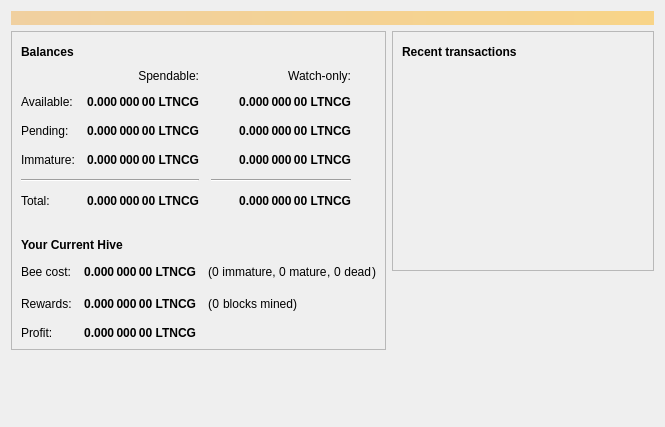
<?xml version="1.0" encoding="UTF-8"?>
<ui version="4.0">
 <class>MiningPage</class>
 <widget class="QWidget" name="MiningPage">
  <property name="geometry">
   <rect>
    <x>0</x>
    <y>0</y>
    <width>665</width>
    <height>427</height>
   </rect>
  </property>
  <property name="windowTitle">
   <string>Form</string>
  </property>
  <layout class="QVBoxLayout" name="topLayout">
   <item>
    <widget class="QLabel" name="labelAlerts">
     <property name="visible">
      <bool>false</bool>
     </property>
     <property name="styleSheet">
      <string notr="true">QLabel { background-color: qlineargradient(x1: 0, y1: 0, x2: 1, y2: 0, stop:0 #F0D0A0, stop:1 #F8D488); color:#000000; }</string>
     </property>
     <property name="wordWrap">
      <bool>true</bool>
     </property>
     <property name="margin">
      <number>3</number>
     </property>
     <property name="textInteractionFlags">
      <set>Qt::TextSelectableByMouse</set>
     </property>
    </widget>
   </item>
   <item>
    <layout class="QHBoxLayout" name="horizontalLayout" stretch="1,1">
     <item>
      <layout class="QVBoxLayout" name="verticalLayout_2">
       <item>
        <widget class="QFrame" name="frame">
         <property name="styleSheet">
          <string notr="true">#frame {background:url(:/icons/presentationlogofade);
background-repeat:no-repeat;
background-position:bottom right;}</string>
         </property>
         <property name="frameShape">
          <enum>QFrame::StyledPanel</enum>
         </property>
         <property name="frameShadow">
          <enum>QFrame::Raised</enum>
         </property>
         <layout class="QVBoxLayout" name="verticalLayout_4">
          <item>
           <layout class="QHBoxLayout" name="horizontalLayout_4">
            <item>
             <widget class="QLabel" name="label_5">
              <property name="font">
               <font>
                <weight>75</weight>
                <bold>true</bold>
               </font>
              </property>
              <property name="text">
               <string>Balances</string>
              </property>
             </widget>
            </item>
            <item>
             <widget class="QPushButton" name="labelWalletStatus">
              <property name="enabled">
               <bool>true</bool>
              </property>
              <property name="maximumSize">
               <size>
                <width>30</width>
                <height>16777215</height>
               </size>
              </property>
              <property name="toolTip">
               <string>The displayed information may be out of date. Your wallet automatically synchronizes with the LightningCash-Gold network after a connection is established, but this process has not completed yet.</string>
              </property>
              <property name="text">
               <string/>
              </property>
              <property name="icon">
               <iconset resource="../bitcoin.qrc">
                <normaloff>:/icons/warning</normaloff>
                <disabledoff>:/icons/warning</disabledoff>:/icons/warning</iconset>
              </property>
              <property name="iconSize">
               <size>
                <width>24</width>
                <height>24</height>
               </size>
              </property>
              <property name="flat">
               <bool>true</bool>
              </property>
             </widget>
            </item>
            <item>
             <spacer name="horizontalSpacer_3">
              <property name="orientation">
               <enum>Qt::Horizontal</enum>
              </property>
              <property name="sizeHint" stdset="0">
               <size>
                <width>40</width>
                <height>20</height>
               </size>
              </property>
             </spacer>
            </item>
           </layout>
          </item>
          <item>
           <layout class="QGridLayout" name="gridLayout">
            <property name="spacing">
             <number>12</number>
            </property>
            <item row="2" column="2">
             <widget class="QLabel" name="labelWatchPending">
              <property name="font">
               <font>
                <weight>75</weight>
                <bold>true</bold>
               </font>
              </property>
              <property name="cursor">
               <cursorShape>IBeamCursor</cursorShape>
              </property>
              <property name="toolTip">
               <string>Unconfirmed transactions to watch-only addresses</string>
              </property>
              <property name="text">
               <string notr="true">0.000 000 00 LTNCG</string>
              </property>
              <property name="alignment">
               <set>Qt::AlignRight|Qt::AlignTrailing|Qt::AlignVCenter</set>
              </property>
              <property name="textInteractionFlags">
               <set>Qt::LinksAccessibleByMouse|Qt::TextSelectableByKeyboard|Qt::TextSelectableByMouse</set>
              </property>
             </widget>
            </item>
            <item row="2" column="1">
             <widget class="QLabel" name="labelUnconfirmed">
              <property name="font">
               <font>
                <weight>75</weight>
                <bold>true</bold>
               </font>
              </property>
              <property name="cursor">
               <cursorShape>IBeamCursor</cursorShape>
              </property>
              <property name="toolTip">
               <string>Total of transactions that have yet to be confirmed, and do not yet count toward the spendable balance</string>
              </property>
              <property name="text">
               <string notr="true">0.000 000 00 LTNCG</string>
              </property>
              <property name="alignment">
               <set>Qt::AlignRight|Qt::AlignTrailing|Qt::AlignVCenter</set>
              </property>
              <property name="textInteractionFlags">
               <set>Qt::LinksAccessibleByMouse|Qt::TextSelectableByKeyboard|Qt::TextSelectableByMouse</set>
              </property>
             </widget>
            </item>
            <item row="3" column="2">
             <widget class="QLabel" name="labelWatchImmature">
              <property name="font">
               <font>
                <weight>75</weight>
                <bold>true</bold>
               </font>
              </property>
              <property name="cursor">
               <cursorShape>IBeamCursor</cursorShape>
              </property>
              <property name="toolTip">
               <string>Mined balance in watch-only addresses that has not yet matured</string>
              </property>
              <property name="text">
               <string notr="true">0.000 000 00 LTNCG</string>
              </property>
              <property name="alignment">
               <set>Qt::AlignRight|Qt::AlignTrailing|Qt::AlignVCenter</set>
              </property>
              <property name="textInteractionFlags">
               <set>Qt::LinksAccessibleByMouse|Qt::TextSelectableByKeyboard|Qt::TextSelectableByMouse</set>
              </property>
             </widget>
            </item>
            <item row="4" column="0" colspan="2">
             <widget class="Line" name="line">
              <property name="orientation">
               <enum>Qt::Horizontal</enum>
              </property>
             </widget>
            </item>
            <item row="4" column="2">
             <widget class="Line" name="lineWatchBalance">
              <property name="sizePolicy">
               <sizepolicy hsizetype="Preferred" vsizetype="Fixed">
                <horstretch>0</horstretch>
                <verstretch>0</verstretch>
               </sizepolicy>
              </property>
              <property name="minimumSize">
               <size>
                <width>140</width>
                <height>0</height>
               </size>
              </property>
              <property name="orientation">
               <enum>Qt::Horizontal</enum>
              </property>
             </widget>
            </item>
            <item row="5" column="0">
             <widget class="QLabel" name="labelTotalText">
              <property name="text">
               <string>Total:</string>
              </property>
             </widget>
            </item>
            <item row="3" column="1">
             <widget class="QLabel" name="labelImmature">
              <property name="font">
               <font>
                <weight>75</weight>
                <bold>true</bold>
               </font>
              </property>
              <property name="cursor">
               <cursorShape>IBeamCursor</cursorShape>
              </property>
              <property name="toolTip">
               <string>Mined balance that has not yet matured</string>
              </property>
              <property name="text">
               <string notr="true">0.000 000 00 LTNCG</string>
              </property>
              <property name="alignment">
               <set>Qt::AlignRight|Qt::AlignTrailing|Qt::AlignVCenter</set>
              </property>
              <property name="textInteractionFlags">
               <set>Qt::LinksAccessibleByMouse|Qt::TextSelectableByKeyboard|Qt::TextSelectableByMouse</set>
              </property>
             </widget>
            </item>
            <item row="2" column="3">
             <spacer name="horizontalSpacer_2">
              <property name="orientation">
               <enum>Qt::Horizontal</enum>
              </property>
              <property name="sizeHint" stdset="0">
               <size>
                <width>40</width>
                <height>20</height>
               </size>
              </property>
             </spacer>
            </item>
            <item row="3" column="0">
             <widget class="QLabel" name="labelImmatureText">
              <property name="text">
               <string>Immature:</string>
              </property>
             </widget>
            </item>
            <item row="5" column="1">
             <widget class="QLabel" name="labelTotal">
              <property name="font">
               <font>
                <weight>75</weight>
                <bold>true</bold>
               </font>
              </property>
              <property name="cursor">
               <cursorShape>IBeamCursor</cursorShape>
              </property>
              <property name="toolTip">
               <string>Your current total balance</string>
              </property>
              <property name="text">
               <string notr="true">0.000 000 00 LTNCG</string>
              </property>
              <property name="alignment">
               <set>Qt::AlignRight|Qt::AlignTrailing|Qt::AlignVCenter</set>
              </property>
              <property name="textInteractionFlags">
               <set>Qt::LinksAccessibleByMouse|Qt::TextSelectableByKeyboard|Qt::TextSelectableByMouse</set>
              </property>
             </widget>
            </item>
            <item row="5" column="2">
             <widget class="QLabel" name="labelWatchTotal">
              <property name="font">
               <font>
                <weight>75</weight>
                <bold>true</bold>
               </font>
              </property>
              <property name="cursor">
               <cursorShape>IBeamCursor</cursorShape>
              </property>
              <property name="toolTip">
               <string>Current total balance in watch-only addresses</string>
              </property>
              <property name="text">
               <string notr="true">0.000 000 00 LTNCG</string>
              </property>
              <property name="alignment">
               <set>Qt::AlignRight|Qt::AlignTrailing|Qt::AlignVCenter</set>
              </property>
              <property name="textInteractionFlags">
               <set>Qt::LinksAccessibleByMouse|Qt::TextSelectableByKeyboard|Qt::TextSelectableByMouse</set>
              </property>
             </widget>
            </item>
            <item row="0" column="2">
             <widget class="QLabel" name="labelWatchonly">
              <property name="text">
               <string>Watch-only:</string>
              </property>
              <property name="alignment">
               <set>Qt::AlignRight|Qt::AlignTrailing|Qt::AlignVCenter</set>
              </property>
             </widget>
            </item>
            <item row="1" column="0">
             <widget class="QLabel" name="labelBalanceText">
              <property name="text">
               <string>Available:</string>
              </property>
             </widget>
            </item>
            <item row="1" column="1">
             <widget class="QLabel" name="labelBalance">
              <property name="font">
               <font>
                <weight>75</weight>
                <bold>true</bold>
               </font>
              </property>
              <property name="cursor">
               <cursorShape>IBeamCursor</cursorShape>
              </property>
              <property name="toolTip">
               <string>Your current spendable balance</string>
              </property>
              <property name="text">
               <string notr="true">0.000 000 00 LTNCG</string>
              </property>
              <property name="alignment">
               <set>Qt::AlignRight|Qt::AlignTrailing|Qt::AlignVCenter</set>
              </property>
              <property name="textInteractionFlags">
               <set>Qt::LinksAccessibleByMouse|Qt::TextSelectableByKeyboard|Qt::TextSelectableByMouse</set>
              </property>
             </widget>
            </item>
            <item row="1" column="2">
             <widget class="QLabel" name="labelWatchAvailable">
              <property name="font">
               <font>
                <weight>75</weight>
                <bold>true</bold>
               </font>
              </property>
              <property name="cursor">
               <cursorShape>IBeamCursor</cursorShape>
              </property>
              <property name="toolTip">
               <string>Your current balance in watch-only addresses</string>
              </property>
              <property name="text">
               <string notr="true">0.000 000 00 LTNCG</string>
              </property>
              <property name="alignment">
               <set>Qt::AlignRight|Qt::AlignTrailing|Qt::AlignVCenter</set>
              </property>
              <property name="textInteractionFlags">
               <set>Qt::LinksAccessibleByMouse|Qt::TextSelectableByKeyboard|Qt::TextSelectableByMouse</set>
              </property>
             </widget>
            </item>
            <item row="2" column="0">
             <widget class="QLabel" name="labelPendingText">
              <property name="text">
               <string>Pending:</string>
              </property>
             </widget>
            </item>
            <item row="0" column="1">
             <widget class="QLabel" name="labelSpendable">
              <property name="text">
               <string>Spendable:</string>
              </property>
              <property name="alignment">
               <set>Qt::AlignRight|Qt::AlignTrailing|Qt::AlignVCenter</set>
              </property>
             </widget>
            </item>
           </layout>
          </item>
          <item>
           <spacer name="verticalSpacer_3">
            <property name="orientation">
             <enum>Qt::Vertical</enum>
            </property>
            <property name="sizeType">
             <enum>QSizePolicy::Fixed</enum>
            </property>
            <property name="sizeHint" stdset="0">
             <size>
              <width>20</width>
              <height>20</height>
             </size>
            </property>
           </spacer>
          </item>
          <item>
           <layout class="QHBoxLayout" name="horizontalLayout_3">
            <item>
             <widget class="QLabel" name="label_6">
              <property name="font">
               <font>
                <weight>75</weight>
                <bold>true</bold>
               </font>
              </property>
              <property name="text">
               <string>Your Current Hive</string>
              </property>
             </widget>
            </item>
            <item>
             <widget class="QPushButton" name="beeButton">
              <property name="enabled">
               <bool>true</bool>
              </property>
              <property name="maximumSize">
               <size>
                <width>30</width>
                <height>16777215</height>
               </size>
              </property>
              <property name="toolTip">
               <string>The displayed information may be out of date. Your wallet automatically synchronizes with the LightningCash-Gold network after a connection is established, but this process has not completed yet.</string>
              </property>
              <property name="text">
               <string/>
              </property>
              <property name="icon">
               <iconset resource="../bitcoin.qrc">
                <normaloff>:/icons/bee</normaloff>:/icons/bee</iconset>
              </property>
              <property name="iconSize">
               <size>
                <width>24</width>
                <height>24</height>
               </size>
              </property>
              <property name="flat">
               <bool>true</bool>
              </property>
             </widget>
            </item>
            <item>
             <spacer name="horizontalSpacer_4">
              <property name="orientation">
               <enum>Qt::Horizontal</enum>
              </property>
              <property name="sizeHint" stdset="0">
               <size>
                <width>40</width>
                <height>20</height>
               </size>
              </property>
             </spacer>
            </item>
           </layout>
          </item>
          <item>
           <layout class="QGridLayout" name="gridLayout_2">
            <property name="spacing">
             <number>12</number>
            </property>
            <item row="2" column="0">
             <widget class="QLabel" name="profitLabel_2">
              <property name="text">
               <string>Profit:</string>
              </property>
             </widget>
            </item>
            <item row="1" column="0">
             <widget class="QLabel" name="rewardsLabel">
              <property name="text">
               <string>Rewards:</string>
              </property>
             </widget>
            </item>
            <item row="1" column="1">
             <widget class="QLabel" name="rewardsPaidLabel">
              <property name="font">
               <font>
                <weight>75</weight>
                <bold>true</bold>
               </font>
              </property>
              <property name="text">
               <string>0.000 000 00 LTNCG</string>
              </property>
              <property name="alignment">
               <set>Qt::AlignRight|Qt::AlignTrailing|Qt::AlignVCenter</set>
              </property>
             </widget>
            </item>
            <item row="0" column="1">
             <widget class="QLabel" name="costLabel">
              <property name="font">
               <font>
                <weight>75</weight>
                <bold>true</bold>
               </font>
              </property>
              <property name="text">
               <string>0.000 000 00 LTNCG</string>
              </property>
              <property name="alignment">
               <set>Qt::AlignRight|Qt::AlignTrailing|Qt::AlignVCenter</set>
              </property>
             </widget>
            </item>
            <item row="2" column="1">
             <widget class="QLabel" name="profitLabel">
              <property name="font">
               <font>
                <weight>75</weight>
                <bold>true</bold>
               </font>
              </property>
              <property name="text">
               <string>0.000 000 00 LTNCG</string>
              </property>
              <property name="alignment">
               <set>Qt::AlignRight|Qt::AlignTrailing|Qt::AlignVCenter</set>
              </property>
             </widget>
            </item>
            <item row="0" column="0">
             <widget class="QLabel" name="costLabel_2">
              <property name="text">
               <string>Bee cost:</string>
              </property>
             </widget>
            </item>
            <item row="0" column="2">
             <layout class="QHBoxLayout" name="horizontalLayout_11">
              <property name="spacing">
               <number>0</number>
              </property>
              <item>
               <widget class="QLabel" name="blocksFoundRowLabel_3">
                <property name="font">
                 <font>
                  <kerning>true</kerning>
                 </font>
                </property>
                <property name="text">
                 <string>(</string>
                </property>
               </widget>
              </item>
              <item>
               <widget class="QLabel" name="immatureLabel">
                <property name="text">
                 <string>0</string>
                </property>
               </widget>
              </item>
              <item>
               <widget class="QLabel" name="label_14">
                <property name="text">
                 <string> immature, </string>
                </property>
                <property name="alignment">
                 <set>Qt::AlignRight|Qt::AlignTrailing|Qt::AlignVCenter</set>
                </property>
               </widget>
              </item>
              <item>
               <widget class="QLabel" name="matureLabel">
                <property name="text">
                 <string>0</string>
                </property>
               </widget>
              </item>
              <item>
               <widget class="QLabel" name="blocksFoundRowLabel_2">
                <property name="font">
                 <font>
                  <kerning>true</kerning>
                 </font>
                </property>
                <property name="text">
                 <string> mature</string>
                </property>
               </widget>
              </item>
              <item>
               <widget class="QLabel" name="deadPreLabel">
                <property name="font">
                 <font>
                  <kerning>true</kerning>
                 </font>
                </property>
                <property name="text">
                 <string>, </string>
                </property>
               </widget>
              </item>
              <item>
               <widget class="QLabel" name="deadLabel">
                <property name="font">
                 <font>
                  <kerning>true</kerning>
                 </font>
                </property>
                <property name="text">
                 <string>0</string>
                </property>
               </widget>
              </item>
              <item>
               <widget class="QLabel" name="deadPostLabel">
                <property name="font">
                 <font>
                  <kerning>true</kerning>
                 </font>
                </property>
                <property name="text">
                 <string> dead</string>
                </property>
               </widget>
              </item>
              <item>
               <widget class="QLabel" name="blocksFoundRowLabel_6">
                <property name="font">
                 <font>
                  <kerning>true</kerning>
                 </font>
                </property>
                <property name="text">
                 <string>)</string>
                </property>
               </widget>
              </item>
              <item>
               <spacer name="horizontalSpacer_14">
                <property name="orientation">
                 <enum>Qt::Horizontal</enum>
                </property>
                <property name="sizeHint" stdset="0">
                 <size>
                  <width>40</width>
                  <height>20</height>
                 </size>
                </property>
               </spacer>
              </item>
             </layout>
            </item>
            <item row="1" column="2">
             <layout class="QHBoxLayout" name="horizontalLayout_12">
              <property name="spacing">
               <number>0</number>
              </property>
              <item>
               <widget class="QLabel" name="blocksFoundRowLabel_4">
                <property name="font">
                 <font>
                  <kerning>true</kerning>
                 </font>
                </property>
                <property name="text">
                 <string>(</string>
                </property>
               </widget>
              </item>
              <item>
               <widget class="QLabel" name="blocksFoundLabel">
                <property name="text">
                 <string>0</string>
                </property>
                <property name="alignment">
                 <set>Qt::AlignRight|Qt::AlignTrailing|Qt::AlignVCenter</set>
                </property>
               </widget>
              </item>
              <item>
               <widget class="QLabel" name="label_15">
                <property name="text">
                 <string> blocks mined)</string>
                </property>
                <property name="alignment">
                 <set>Qt::AlignRight|Qt::AlignTrailing|Qt::AlignVCenter</set>
                </property>
               </widget>
              </item>
              <item>
               <spacer name="horizontalSpacer_15">
                <property name="orientation">
                 <enum>Qt::Horizontal</enum>
                </property>
                <property name="sizeHint" stdset="0">
                 <size>
                  <width>40</width>
                  <height>20</height>
                 </size>
                </property>
               </spacer>
              </item>
             </layout>
            </item>
           </layout>
          </item>
         </layout>
        </widget>
       </item>
       <item>
        <spacer name="verticalSpacer">
         <property name="orientation">
          <enum>Qt::Vertical</enum>
         </property>
         <property name="sizeHint" stdset="0">
          <size>
           <width>20</width>
           <height>40</height>
          </size>
         </property>
        </spacer>
       </item>
      </layout>
     </item>
     <item>
      <layout class="QVBoxLayout" name="verticalLayout_3">
       <item>
        <widget class="QFrame" name="frame_2">
         <property name="frameShape">
          <enum>QFrame::StyledPanel</enum>
         </property>
         <property name="frameShadow">
          <enum>QFrame::Raised</enum>
         </property>
         <layout class="QVBoxLayout" name="verticalLayout">
          <item>
           <layout class="QHBoxLayout" name="horizontalLayout_2">
            <item>
             <widget class="QLabel" name="label_4">
              <property name="font">
               <font>
                <weight>75</weight>
                <bold>true</bold>
               </font>
              </property>
              <property name="text">
               <string>Recent transactions</string>
              </property>
             </widget>
            </item>
            <item>
             <widget class="QPushButton" name="labelTransactionsStatus">
              <property name="enabled">
               <bool>true</bool>
              </property>
              <property name="maximumSize">
               <size>
                <width>30</width>
                <height>16777215</height>
               </size>
              </property>
              <property name="toolTip">
               <string>The displayed information may be out of date. Your wallet automatically synchronizes with the LightningCash-Gold network after a connection is established, but this process has not completed yet.</string>
              </property>
              <property name="text">
               <string/>
              </property>
              <property name="icon">
               <iconset resource="../bitcoin.qrc">
                <normaloff>:/icons/warning</normaloff>
                <disabledoff>:/icons/warning</disabledoff>:/icons/warning</iconset>
              </property>
              <property name="iconSize">
               <size>
                <width>24</width>
                <height>24</height>
               </size>
              </property>
              <property name="flat">
               <bool>true</bool>
              </property>
             </widget>
            </item>
            <item>
             <spacer name="horizontalSpacer">
              <property name="orientation">
               <enum>Qt::Horizontal</enum>
              </property>
              <property name="sizeHint" stdset="0">
               <size>
                <width>40</width>
                <height>20</height>
               </size>
              </property>
             </spacer>
            </item>
           </layout>
          </item>
          <item>
           <widget class="QListView" name="listTransactions">
            <property name="styleSheet">
             <string notr="true">QListView { background: transparent; }</string>
            </property>
            <property name="frameShape">
             <enum>QFrame::NoFrame</enum>
            </property>
            <property name="verticalScrollBarPolicy">
             <enum>Qt::ScrollBarAlwaysOff</enum>
            </property>
            <property name="horizontalScrollBarPolicy">
             <enum>Qt::ScrollBarAlwaysOff</enum>
            </property>
            <property name="selectionMode">
             <enum>QAbstractItemView::NoSelection</enum>
            </property>
           </widget>
          </item>
         </layout>
        </widget>
       </item>
       <item>
        <spacer name="verticalSpacer_2">
         <property name="orientation">
          <enum>Qt::Vertical</enum>
         </property>
         <property name="sizeHint" stdset="0">
          <size>
           <width>20</width>
           <height>40</height>
          </size>
         </property>
        </spacer>
       </item>
      </layout>
     </item>
    </layout>
   </item>
  </layout>
 </widget>
 <resources>
  <include location="../bitcoin.qrc"/>
 </resources>
 <connections/>
</ui>
